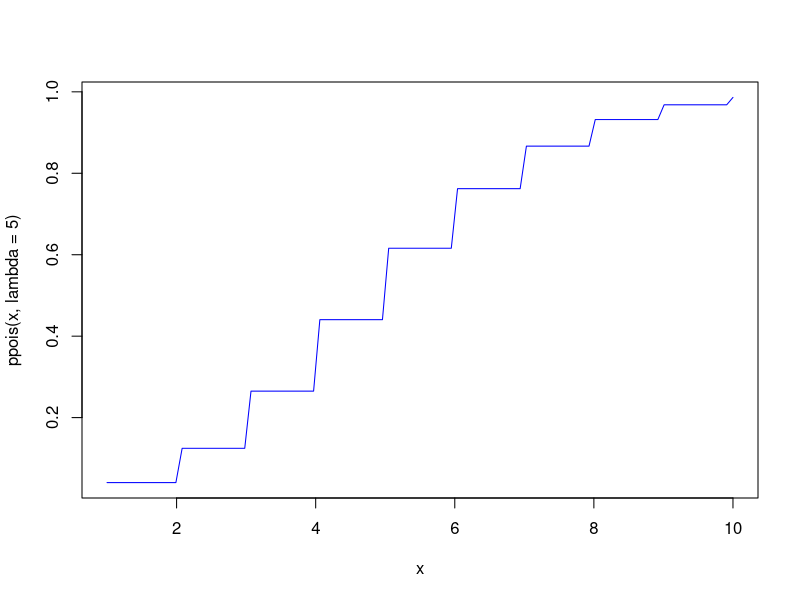
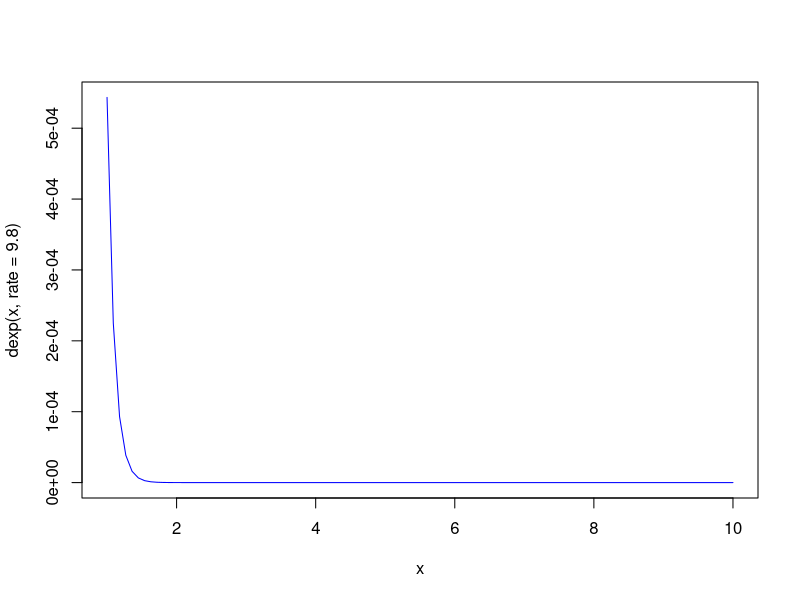

Recreate these plots in R, in order.
##Distribusi Peubah Acak Diskret
# Di suatu desa rata - rata terjadi 5 kelahiran sebulan.
# x:banyaknya kelarihan dalam sebulan, lambda = 5
# a. Peluang tepat 7 kelahiran akan terjadi pada suatu bulan P(X=7)
dpois(7,5)
# b. Peluang paling banyak 4 kelahiran akan terjadi pada suatu bulan P(X<=4)
ppois(4,5)
# c. Peluang paling sedikit 3 kelahiran akan terjadi pada suatu bulan tertentu P(X>=3) = 1-P(X<=2)
1-ppois(2,5)
# d. Gambar grafik fungsi distribusi peluang untuk x = 1 hingga x = 10.
curve(ppois(x,lambda = 5),xlim=c(1,10),col="blue")
# e.  rerata dan variansi kelahiran desa tersebut, untuk x = 1 hingga x = 4.

# f. Jika diketahui Y = 3X + 3, rerata dan variansi untuk Y dengan ketentuan (e).


##Distribusi Peubah Acak Kontinu
#Sebuah museum mempunyai rata - rata pengunjung yang memiliki distribusi
#????~????????????(9.8) setiap 12 hari. 
# x: hari kedatangan pengunjung, dengan rate = 9.8
# a. Peluang kedatangan pengunjung dengan selang waktu paling banyak 4 hari. P(X<=4/12)=P(X<=0.3)
pexp(0.3,9.8)
# b. Peluang kedatangan pengunjung dengan selang waktu antara 2 sampai 6 hari.P(2/12<X<6/12)=P(X<=0.5)-P(X<=0.1667)
pexp(0.5,9.8)-pexp(0.1667,9.8)
# c. Gambarkan fungsi distribusi dalam bentuk grafik untuk x = 1 hingga x = 10.
curve(dexp(x,rate=9.8),xlim=c(1,10),col="blue")
# d. Tuliskan rerata dan variansi pengunjung, untuk x = 1 hingga x = 4.
# e. Jika diketahui Y = 3X+3, maka carilah rerata dan variansi untuk Y dengan ketentuan(d). 